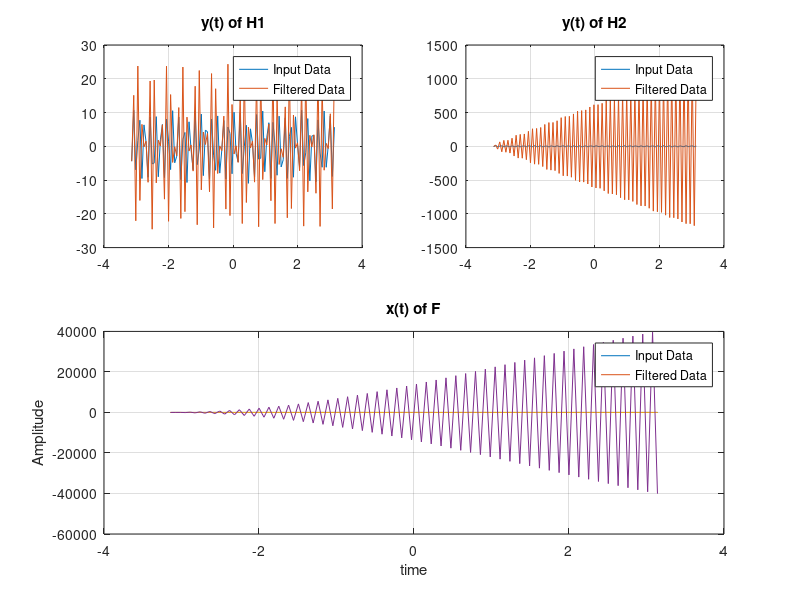

Recreate this plot in MATLAB.
clear all
clc

a1=1;
a2=1;
a3=1;
a4=2;
a5=1;
a6=10;

t = linspace(-pi,pi,100);
x=cos(2*pi*t)+10*sin(20*pi*t);%אות כניסה

aH1=[1 1];%מכנה
b1=1;%מונה
aH2=[1 2 1];%מכנה
b2=1;%מונה
aH3=[exp(10) 0];%מכנה
b3=1;%מונה

H1=filter(b1,aH1,x);%שימוש בפקודה פילטר 
subplot(2,2,1)%
plot(t,x)
hold on %ממתין כדי לתת לגרף של הפילטר להיכנס 
plot(t,H1)
legend('Input Data','Filtered Data')%הצגת אות כניסה ואות מוצא 
title('y(t) of H1')%כותרת
grid on


H2=filter(b2,aH2,x);
subplot(2,2,2)
plot(t,x)
hold on
plot(t,H2)  
legend('Input Data','Filtered Data')
title('y(t) of H2')
grid on


H3=filter(b2,aH3,x);
subplot(2,2,3:4)
plot(t,x)
hold on
plot(t,H3)
legend('Input Data','Filtered Data')
title('y(t) of H3')
grid on

%-------------------------------------------%

%סעיף 4
a1=1;
a2=1;
a3=1;
a4=2;
a5=1;
a6=10;
H1= tf([0 1], [a2 a1])
H2= tf([0 1], [a5 a4 a3])
H3=tf([0 1],[ 0 exp(a6) 0])
F1=parallel(H3,H2)%במקביל
R=series(H1,F1) %בטור
F=R %המערכת הכוללת

%סעיף 5
m=[1 2.203e04 1];%מונה
n=[2.203e04 6.608e04 6.608e04 2.203e04 0];%מכנה
t = linspace(-pi,pi,100);
x=cos(2*pi*t)+10*sin(20*pi*t); %אות כניסה של סעיף 2
z=filter(m,n,x); %שימוש בפקודה פילטר   
plot(t,x)
hold on 
plot(t,z)
legend('Input Data','Filtered Data')
title('x(t) of F')
xlabel ('time')
ylabel('Amplitude')
grid on

%functions%

function H1 = filter1(a1,a2)
H1= tf([0 1], [a2 a1]);
end

function H2 = filter2(a3,a4,a5)
H2= tf([0 1], [a5 a4 a3]);
end

function H3 = filter3(a6)
H3=tf([0 1],[exp(a6) 0]);
end
